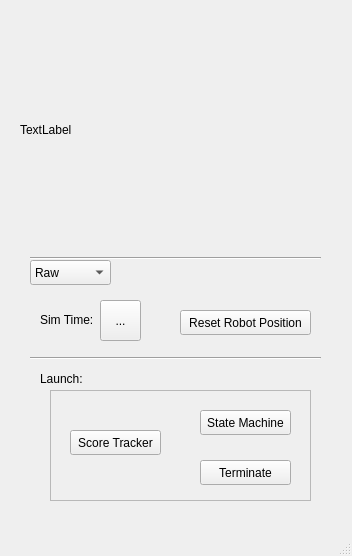
<?xml version="1.0" encoding="UTF-8"?>
<ui version="4.0">
 <class>MainWindow</class>
 <widget class="QMainWindow" name="MainWindow">
  <property name="geometry">
   <rect>
    <x>0</x>
    <y>0</y>
    <width>352</width>
    <height>556</height>
   </rect>
  </property>
  <property name="windowTitle">
   <string>MainWindow</string>
  </property>
  <widget class="QWidget" name="centralwidget">
   <widget class="QToolButton" name="sim_time_button">
    <property name="geometry">
     <rect>
      <x>100</x>
      <y>300</y>
      <width>41</width>
      <height>41</height>
     </rect>
    </property>
    <property name="text">
     <string>...</string>
    </property>
   </widget>
   <widget class="Line" name="line_2">
    <property name="geometry">
     <rect>
      <x>30</x>
      <y>350</y>
      <width>291</width>
      <height>16</height>
     </rect>
    </property>
    <property name="orientation">
     <enum>Qt::Horizontal</enum>
    </property>
   </widget>
   <widget class="QFrame" name="frame">
    <property name="geometry">
     <rect>
      <x>50</x>
      <y>390</y>
      <width>261</width>
      <height>111</height>
     </rect>
    </property>
    <property name="sizePolicy">
     <sizepolicy hsizetype="Expanding" vsizetype="Expanding">
      <horstretch>0</horstretch>
      <verstretch>0</verstretch>
     </sizepolicy>
    </property>
    <property name="frameShape">
     <enum>QFrame::StyledPanel</enum>
    </property>
    <property name="frameShadow">
     <enum>QFrame::Raised</enum>
    </property>
    <widget class="QPushButton" name="launch_state_machine_button">
     <property name="geometry">
      <rect>
       <x>150</x>
       <y>20</y>
       <width>91</width>
       <height>25</height>
      </rect>
     </property>
     <property name="text">
      <string>State Machine</string>
     </property>
    </widget>
    <widget class="QPushButton" name="launch_score_tracker_button">
     <property name="geometry">
      <rect>
       <x>20</x>
       <y>40</y>
       <width>91</width>
       <height>25</height>
      </rect>
     </property>
     <property name="text">
      <string>Score Tracker</string>
     </property>
    </widget>
    <widget class="QPushButton" name="terminate_button">
     <property name="geometry">
      <rect>
       <x>150</x>
       <y>70</y>
       <width>91</width>
       <height>25</height>
      </rect>
     </property>
     <property name="text">
      <string>Terminate</string>
     </property>
    </widget>
   </widget>
   <widget class="QLabel" name="label">
    <property name="geometry">
     <rect>
      <x>40</x>
      <y>310</y>
      <width>61</width>
      <height>20</height>
     </rect>
    </property>
    <property name="text">
     <string>Sim Time:</string>
    </property>
   </widget>
   <widget class="QLabel" name="label_3">
    <property name="geometry">
     <rect>
      <x>40</x>
      <y>370</y>
      <width>54</width>
      <height>17</height>
     </rect>
    </property>
    <property name="text">
     <string>Launch:</string>
    </property>
   </widget>
   <widget class="Line" name="line">
    <property name="geometry">
     <rect>
      <x>30</x>
      <y>250</y>
      <width>291</width>
      <height>16</height>
     </rect>
    </property>
    <property name="sizePolicy">
     <sizepolicy hsizetype="Expanding" vsizetype="MinimumExpanding">
      <horstretch>0</horstretch>
      <verstretch>0</verstretch>
     </sizepolicy>
    </property>
    <property name="orientation">
     <enum>Qt::Horizontal</enum>
    </property>
   </widget>
   <widget class="QLabel" name="camera_view">
    <property name="enabled">
     <bool>true</bool>
    </property>
    <property name="geometry">
     <rect>
      <x>20</x>
      <y>10</y>
      <width>320</width>
      <height>240</height>
     </rect>
    </property>
    <property name="sizePolicy">
     <sizepolicy hsizetype="Preferred" vsizetype="Preferred">
      <horstretch>0</horstretch>
      <verstretch>0</verstretch>
     </sizepolicy>
    </property>
    <property name="autoFillBackground">
     <bool>false</bool>
    </property>
    <property name="text">
     <string>TextLabel</string>
    </property>
   </widget>
   <widget class="QPushButton" name="reset_robot_position_button">
    <property name="geometry">
     <rect>
      <x>180</x>
      <y>310</y>
      <width>131</width>
      <height>25</height>
     </rect>
    </property>
    <property name="text">
     <string>Reset Robot Position</string>
    </property>
   </widget>
   <widget class="QComboBox" name="view_type_button">
    <property name="geometry">
     <rect>
      <x>30</x>
      <y>260</y>
      <width>81</width>
      <height>25</height>
     </rect>
    </property>
    <property name="sizePolicy">
     <sizepolicy hsizetype="MinimumExpanding" vsizetype="Fixed">
      <horstretch>0</horstretch>
      <verstretch>0</verstretch>
     </sizepolicy>
    </property>
    <item>
     <property name="text">
      <string>Raw</string>
     </property>
    </item>
    <item>
     <property name="text">
      <string>Contour</string>
     </property>
    </item>
    <item>
     <property name="text">
      <string>Clue</string>
     </property>
    </item>
   </widget>
  </widget>
  <widget class="QMenuBar" name="menubar">
   <property name="geometry">
    <rect>
     <x>0</x>
     <y>0</y>
     <width>352</width>
     <height>22</height>
    </rect>
   </property>
  </widget>
  <widget class="QStatusBar" name="statusbar"/>
 </widget>
 <resources/>
 <connections/>
</ui>
